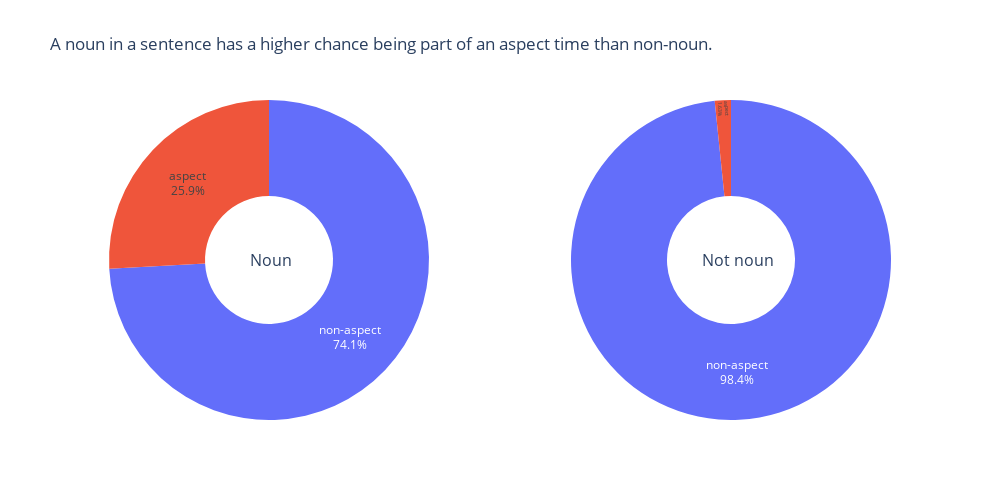

The notebook cell saved with this chart:
### Code cell
# Count words per each POS per each tag
pos_counts = df_features.groupby(['is_aspect', 'is_noun_pos']).agg(word_count=pd.NamedAgg(column='is_aspect', aggfunc='count')).reset_index()

# Separate data to aspect & non-aspect words
aspect_pos_counts = pos_counts[pos_counts['is_noun_pos'] == 'noun']
non_aspect_pos_counts = pos_counts[pos_counts['is_noun_pos'] == 'not noun']

# Plot POS per word type
fig = make_subplots(rows=1, cols=2, specs=[[{'type':'domain'}, {'type':'domain'}]])
# Aspects
fig.add_trace(go.Pie(labels=aspect_pos_counts['is_aspect'], values=aspect_pos_counts['word_count'], name="noun"),
              1, 1)
# Non-aspects
fig.add_trace(go.Pie(labels=non_aspect_pos_counts['is_aspect'], values=non_aspect_pos_counts['word_count'], name="not noun"),
              1, 2)

fig.update_traces(hole=.4, direction='clockwise', textinfo='label+percent', textposition='inside',showlegend = False)
fig.update_layout(
    width=1000,
    height=500,
    title_text="A noun in a sentence has a higher chance being part of an aspect time than non-noun.",
    annotations=[dict(text='Noun', x=0.2, y=0.5, font_size=16, showarrow=False),
                 dict(text='Not noun', x=0.828, y=0.5, font_size=16, showarrow=False)])
fig.show()

### Figure 1 — Plotly figure (JSON) as saved in the notebook; plotly's stock layout.template omitted (floating-point values rounded to 4 significant figures)
{"data": [{"direction": "clockwise", "domain": {"x": [0, 0.45], "y": [0, 1]}, "hole": 0.4, "labels": ["aspect", "non-aspect"], "name": "noun", "showlegend": false, "textinfo": "label+percent", "textposition": "inside", "type": "pie", "values": [1839, 5271]}, {"direction": "clockwise", "domain": {"x": [0.55, 1], "y": [0, 1]}, "hole": 0.4, "labels": ["aspect", "non-aspect"], "name": "not noun", "showlegend": false, "textinfo": "label+percent", "textposition": "inside", "type": "pie", "values": [459, 27763]}], "layout": {"annotations": [{"font": {"size": 16}, "showarrow": false, "text": "Noun", "x": 0.2, "y": 0.5}, {"font": {"size": 16}, "showarrow": false, "text": "Not noun", "x": 0.828, "y": 0.5}], "height": 500, "title": {"text": "A noun in a sentence has a higher chance being part of an aspect time than non-noun."}, "width": 1000}}
